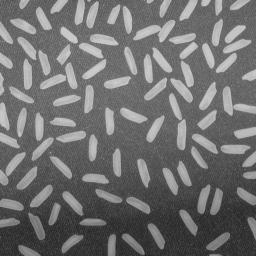
#> input picture Introduce Machine Vision/img3/rice.jpg, 256 x 256 px
$ python 'Case Study 1 EX Rice Counting.py'
#> lines starting #> are read from the running program, lines starting #| are printed output that depends on the picture; after the words box and inside, x2 and y2 are one past the last pixel; in counts of white or black regions, pixels touching at a corner belong together
import cv2 as cv
import numpy as np

#img = cv.imread('noise1.jpg',cv.IMREAD_COLOR)
img = cv.imread('img3/rice.jpg',cv.IMREAD_COLOR)
#> img is the input picture: shape (256, 256, 3); min 25, max 213, mean 111.2
#-------------------------------------------[Gray Image]-----------------------------------------------------------------------#
gray = cv.cvtColor(img,cv.COLOR_BGR2GRAY)
#-------------------------------------------[Processing]----------------------------------------------------------------------#

#-------------------------------------------[Blur]----------------------------------------------------------------------------#
#blur/mean filter
blur= cv.blur(gray, (2,2))
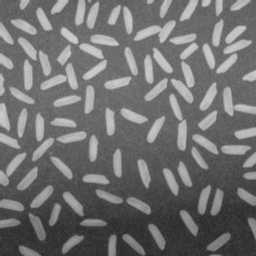
#> blur: shape (256, 256); min 41, max 207, mean 111.8
#Gaussian blur
gaussian=cv.GaussianBlur(gray,(5,5),0) # tang sigma gia tri lam mo giam
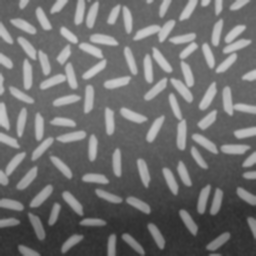
#> gaussian: shape (256, 256); min 45, max 203, mean 111.2
# Median blur
median=cv.medianBlur(gray,5) # khong nen di qua 5
#-------------------------------------------[Mophology]----------------------------------------------------------------------------#


#------------------------------------------[Binray image]----------------------------------------------------------------------#
thresh= 120
maxval= 255

binary_gray = cv.threshold(gray,thresh,maxval,cv.THRESH_BINARY_INV)[1]
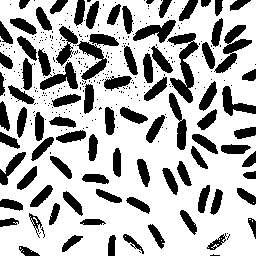
#> binary_gray: shape (256, 256); 70.8% white; 375 black regions (288 under 20 px), largest, box (x1, y1, x2, y2) and area: (167, 33, 199, 103) 878, (214, 25, 252, 73) 646, (77, 41, 107, 80) 490
binary_blur = cv.threshold(blur,thresh,maxval,cv.THRESH_BINARY_INV)[1]
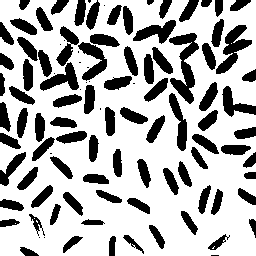
#> binary_blur: shape (256, 256); 70.3% white; 104 black regions (17 under 20 px), largest, box (x1, y1, x2, y2) and area: (169, 33, 199, 104) 920, (216, 25, 252, 74) 691, (78, 42, 107, 81) 507
binary_Gaussian = cv.threshold(gaussian,thresh,maxval,cv.THRESH_BINARY_INV)[1]
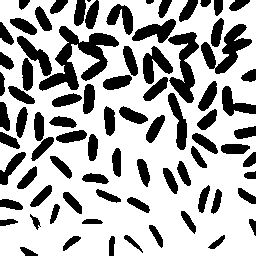
#> binary_Gaussian: shape (256, 256); 69% white; 81 black regions (1 under 20 px), largest, box (x1, y1, x2, y2) and area: (39, 26, 119, 91) 1871, (168, 32, 199, 103) 1024, (201, 24, 252, 74) 1004
binary_Median = cv.threshold(median,thresh,maxval,cv.THRESH_BINARY_INV)[1]
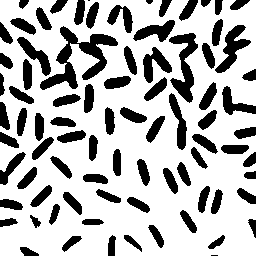
#> binary_Median: shape (256, 256); 72.1% white; 83 black regions (2 under 20 px)

#-------------------------------------------[Find Contour]------------------------------------------------------------------#

contrours1,hierarchy1 = cv.findContours(binary_gray,cv.RETR_EXTERNAL,cv.CHAIN_APPROX_SIMPLE)
#> contrours1 = 6 contours, 5 with area under 20; largest, box (x1, y1, x2, y2) and area: (0, 0, 256, 256) 60772
contrours2,hierarchy2= cv.findContours(binary_blur,cv.RETR_EXTERNAL,cv.CHAIN_APPROX_SIMPLE)
#> contrours2 = 2 contours, 1 with area under 20; largest, box (x1, y1, x2, y2) and area: (0, 0, 256, 256) 60382
contrours3,hierarchy3 = cv.findContours(binary_Median,cv.RETR_EXTERNAL,cv.CHAIN_APPROX_SIMPLE)
#> contrours3 = 1 contour; box (x1, y1, x2, y2) and area: (0, 0, 256, 256) 60928
contrours4,hierarchy4 = cv.findContours(binary_Gaussian,cv.RETR_EXTERNAL,cv.CHAIN_APPROX_SIMPLE)
#> contrours4 = 1 contour; box (x1, y1, x2, y2) and area: (0, 0, 256, 256) 60324

#-------------------------------------------[Counting Ojbect]------------------------------------------------------------------#

'''n = 1
for cnt in contrours2:
    print(cnt.shape)
    (x,y),radius = cv.minEnclosingCircle(cnt)
    center = (int(x),int(y))
    radius = int(radius)
    cv.circle(img,center,radius,(0,255,0),2) # cv.circle(img,center,radius,(B,G,R),thickness)
    text= "#"+str(n) # giá trị in ra thay đổi sau mỗi vòng lặp, chuỗi + chuỗi nên phải ép kiểu n
    cv.putText(img, text,center,cv.FONT_HERSHEY_PLAIN,2,(0,0,255),1)
    n+=1'''

#-------------------------------------------[Show Image]-----------------------------------------------------------------------#
print('Gray # of object =',len(contrours1))
#| Gray # of object = 6
print('Blur # of object =',len(contrours2))
#| Blur # of object = 2
print('Median # of object =',len(contrours3))
#| Median # of object = 1
print('Gaussian # of object =',len(contrours4))
#| Gaussian # of object = 1

cv.imshow('Origanal',img)
cv.imshow('Blur',blur)
cv.imshow('Gaussian',gaussian)
cv.imshow('Median',median)

cv.imshow('Binary Imgae',binary_gray)
cv.imshow('Binary Blur',binary_blur)
cv.imshow('Binary Gaussian',binary_Gaussian)
cv.imshow('Binary Median',binary_Median)

cv.waitKey(0)
cv.destroyAllWindows()

$ run again, with Introduce Machine Vision/img3/HoughCircles.jpg copied over Introduce Machine Vision/img3/rice.jpg
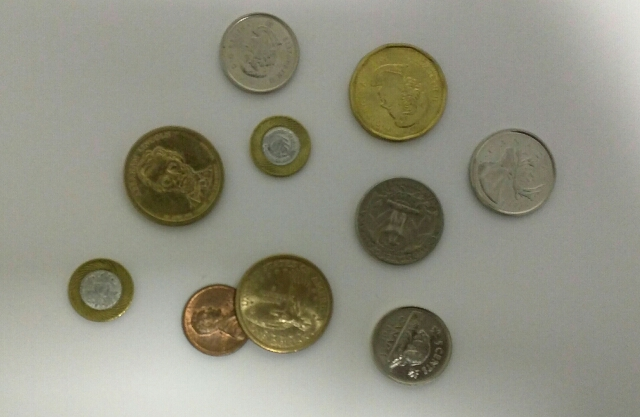
#> input picture Introduce Machine Vision/img3/HoughCircles.jpg, 640 x 417 px
#> img is the input picture: shape (417, 640, 3); mean B, G, R 130.6, 145.4, 145.8
#> `binary_gray = cv.threshold(gray,thresh,maxval,cv.THRESH_BINARY_INV)[1]`:
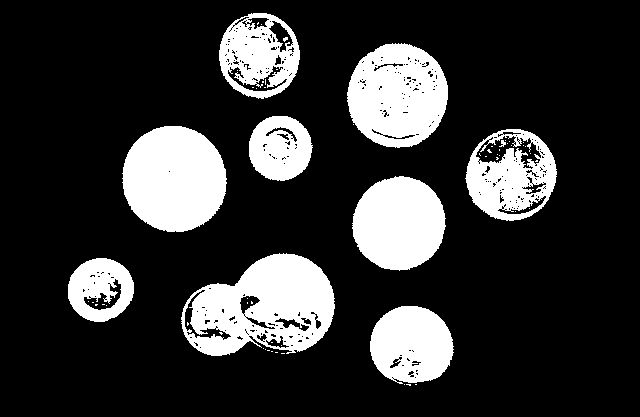
#> binary_gray: shape (417, 640); 20.2% white; 61 white regions (51 under 20 px), largest, box (x1, y1, x2, y2) and area: (181, 253, 335, 356) 10074, (122, 126, 227, 232) 8726, (347, 43, 448, 148) 7948
#> binary_blur: shape (417, 640); 20.2% white; 32 white regions (22 under 20 px), largest, box (x1, y1, x2, y2) and area: (182, 254, 335, 357) 10096, (123, 126, 227, 232) 8710, (348, 44, 448, 148) 7996
#> binary_Gaussian: shape (417, 640); 20.6% white; 15 white regions (6 under 20 px), largest, box (x1, y1, x2, y2) and area: (181, 253, 335, 356) 10277, (122, 126, 227, 232) 8776, (347, 44, 448, 148) 8147
#> `binary_Median = cv.threshold(median,thresh,maxval,cv.THRESH_BINARY_INV..`:
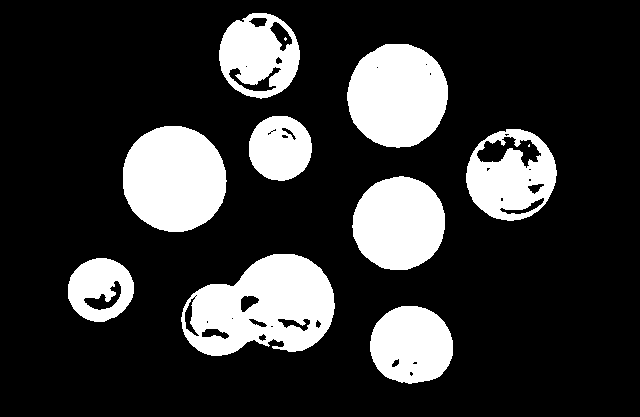
#> binary_Median: shape (417, 640); 20.7% white; 11 white regions (2 under 20 px)
#> contrours1 = 19 contours, 10 with area under 20; largest, box (x1, y1, x2, y2) and area: (181, 253, 335, 356) 11110, (122, 126, 227, 232) 8572, (347, 43, 448, 148) 8103, (352, 176, 446, 271) 6712, (465, 129, 557, 221) 6361
#> contrours2 = 12 contours, 3 with area under 20; largest, box (x1, y1, x2, y2) and area: (182, 254, 335, 357) 11119, (123, 126, 227, 232) 8560, (348, 44, 448, 148) 8088, (353, 177, 446, 271) 6732, (466, 129, 557, 221) 6357
#> contrours3 = 9 contours; largest, box (x1, y1, x2, y2) and area: (181, 254, 335, 356) 11016, (123, 126, 227, 232) 8570, (347, 44, 448, 148) 8102, (352, 176, 445, 270) 6706, (466, 129, 557, 221) 6350
#> contrours4 = 9 contours; largest, box (x1, y1, x2, y2) and area: (181, 253, 335, 356) 11166, (122, 126, 227, 232) 8626, (347, 44, 448, 148) 8101, (352, 176, 446, 271) 6793, (466, 129, 557, 221) 6380
#| Gray # of object = 19
#| Blur # of object = 12
#| Median # of object = 9
#| Gaussian # of object = 9
